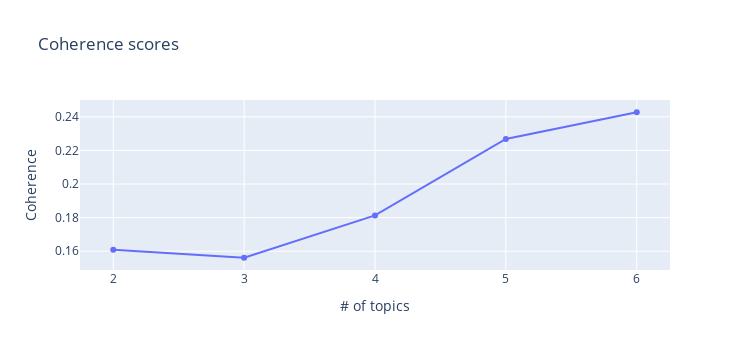

Notebook code cell kept with this figure:
### Code cell
x = [i for i in range(START, LIMIT, STEP)]
plot_coherence(x, coherence_values)

### Figure 1 — Plotly figure (JSON) as saved in the notebook; plotly's stock layout.template omitted (floating-point values rounded to 4 significant figures)
{"data": [{"hovertemplate": "# of topics=%{x}<br>Coherence=%{y}<extra></extra>", "legendgroup": "", "line": {"color": "#636efa", "dash": "solid"}, "mode": "markers+lines", "name": "", "orientation": "v", "showlegend": false, "type": "scatter", "x": [2, 3, 4, 5, 6], "xaxis": "x", "y": [0.1608, 0.1561, 0.1813, 0.2268, 0.2427], "yaxis": "y"}], "layout": {"height": 350, "legend": {"tracegroupgap": 0}, "title": {"text": "Coherence scores"}, "width": 750, "xaxis": {"anchor": "y", "domain": [0, 1], "title": {"text": "# of topics"}}, "yaxis": {"anchor": "x", "domain": [0, 1], "title": {"text": "Coherence"}}}}
